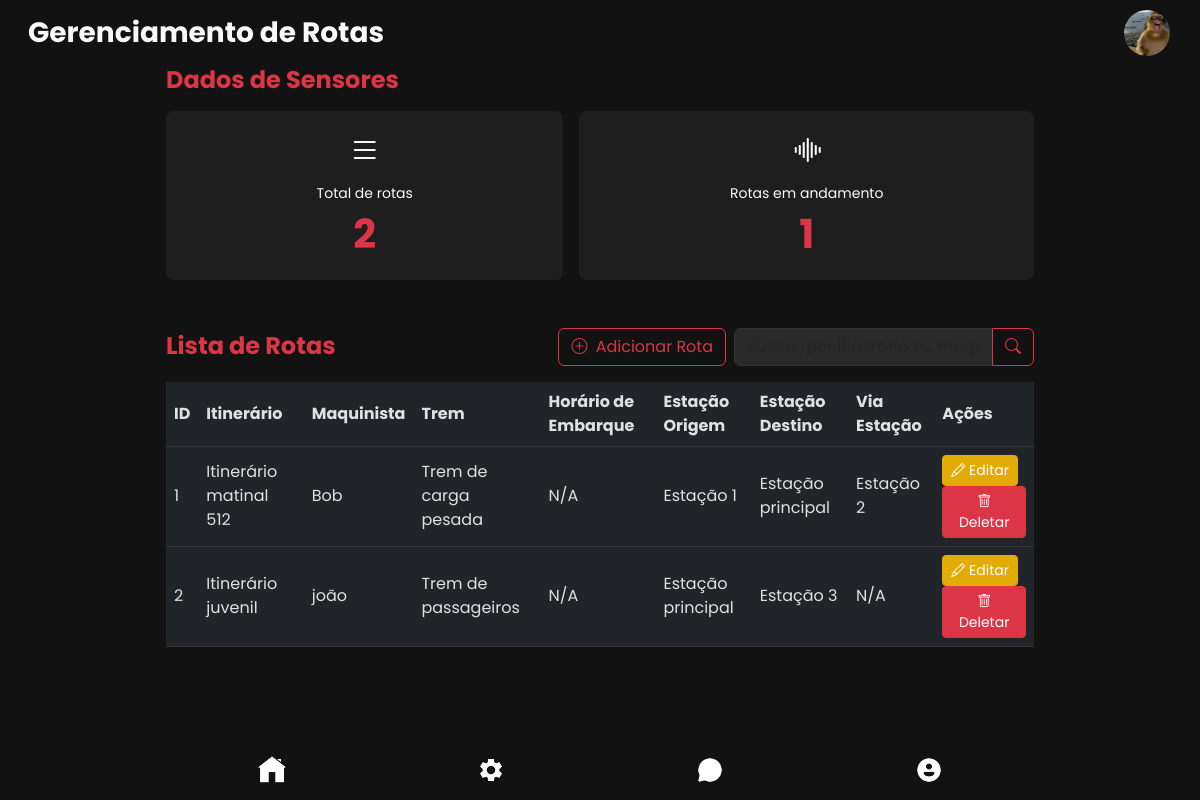
Screenshot of /public/adm/linhas.php (signed in) with the database file from the repository.
### tables this page shows
CREATE TABLE Rotas (
    id INT PRIMARY KEY AUTO_INCREMENT,
    itinerario_id INT NOT NULL,
    maquinista_id INT NOT NULL,
    trem_id INT NOT NULL,
    estacao_origem_id INT NOT NULL,
    estacao_destino_id INT NOT NULL,
    via_estacao_id INT, 
    FOREIGN KEY (itinerario_id) REFERENCES Itinerarios(id) ON DELETE CASCADE,
    FOREIGN KEY (maquinista_id) REFERENCES usuarios(id) ON DELETE CASCADE,
    FOREIGN KEY (trem_id) REFERENCES Trens(id) ON DELETE CASCADE,
    FOREIGN KEY (estacao_origem_id) REFERENCES Estacoes(id) ON DELETE RESTRICT,
    FOREIGN KEY (estacao_destino_id) REFERENCES Estacoes(id) ON DELETE RESTRICT,
    FOREIGN KEY (via_estacao_id) REFERENCES Estacoes(id) ON DELETE RESTRICT
);

CREATE TABLE itinerarios (
    id INT AUTO_INCREMENT PRIMARY KEY,
    nome VARCHAR(100) NOT NULL,  
    descricao TEXT,
    status ENUM('ativo', 'inativo') NOT NULL DEFAULT 'ativo'
);

CREATE TABLE usuarios (
    id INT AUTO_INCREMENT PRIMARY KEY,
    nome VARCHAR(100) NOT NULL,
    email VARCHAR(100) NOT NULL,
    telefone VARCHAR(15),
    senha VARCHAR(255) NOT NULL,
    cargo ENUM('usuario', 'administrador', 'maquinista') NOT NULL DEFAULT 'usuario',
    foto VARCHAR(255) DEFAULT '../../assets/img/perfil.png' NOT NULL
);

CREATE TABLE Trens (
    id INT PRIMARY KEY AUTO_INCREMENT,
    modelo VARCHAR (50) NOT NULL,
    tipo_carga VARCHAR(50) NOT NULL,
    status ENUM('Disponível', 'Em rota', 'Em manutenção')
);

CREATE TABLE estacoes (
    id INT AUTO_INCREMENT PRIMARY KEY,
    nome ENUM('Estação 1', 'Estação 2', 'Estação 3', 'Estação principal') NOT NULL,
    descricao VARCHAR(255)
);

### public/adm/linhas.php (the view, shortened to what this page needs)
<?php
require "../../config/bd.php";
$stmt_total = $conn->prepare("SELECT COUNT(*) as total FROM rotas");
$stmt_total->execute();
$total_rotas = $stmt_total->get_result()->fetch_assoc()['total'];
$stmt_andamento = $conn->prepare("SELECT COUNT(*) as total FROM trens WHERE status = 'Em rota'");
$stmt_andamento->execute();
$total_andamento = $stmt_andamento->get_result()->fetch_assoc()['total'];
$busca = $_GET['busca'] ?? '';
$where_clause = !empty($busca) ? "WHERE (i.nome LIKE ? OR u.nome LIKE ?)" : "";
$stmt_rotas = $conn->prepare("SELECT r.id, r.itinerario_id,
                                r.maquinista_id,
                                r.trem_id,
                                r.estacao_origem_id,
                                r.estacao_destino_id,
                                r.via_estacao_id,
                                i.nome AS itinerario,
                                u.nome AS maquinista,
                                t.modelo AS trem,
                                eo.nome AS estacao_origem,
                                ed.nome AS estacao_destino,
                                ev.nome AS via_estacao
    FROM rotas r
                              JOIN Itinerarios i ON r.itinerario_id = i.id
                              JOIN usuarios u ON r.maquinista_id = u.id
                              JOIN Trens t ON r.trem_id = t.id
                              JOIN Estacoes eo ON r.estacao_origem_id = eo.id
                              JOIN Estacoes ed ON r.estacao_destino_id = ed.id
                              LEFT JOIN Estacoes ev ON r.via_estacao_id = ev.id
                              $where_clause
                              ORDER BY r.id ASC
                              LIMIT 20");
$stmt_rotas->execute();
$rotas = $stmt_rotas->get_result()->fetch_all(MYSQLI_ASSOC);
?>
<!DOCTYPE html>
<html lang="pt-BR">
<head>
    <link href="https://cdn.jsdelivr.net/npm/bootstrap@5.3.0/dist/css/bootstrap.min.css" rel="stylesheet" />
    <link rel="stylesheet" href="https://cdn.jsdelivr.net/npm/bootstrap-icons@1.11.0/font/bootstrap-icons.css">
</head>
<body>
    <header class="bg-transparent">
        <nav class="navbar navbar-expand-lg navbar-dark bg-transparent px-3 py-2">
            <div class="container-fluid">
                <div class="d-flex justify-content-between align-items-center w-100">
                    <h1 class="text-light fw-bold mb-0 fs-3">Gerenciamento de Rotas</h1>
                    <img src="<?php echo htmlspecialchars($_SESSION['foto'] ?? '../../assets/img/perfil.png'); ?>" alt="Foto de perfil" class="pfp-img" />
                </div>
            </div>
        </nav>
    </header>
    <main class="container px-3" style="max-width: 900px; margin-bottom: 2rem;">
        <div class="stats mb-5">
            <div class="stats-titulo mb-3">
                <h3 class="text-danger fw-bold fs-4">Dados de Sensores</h3>
            </div>
            <div class="stats-grid d-flex flex-wrap justify-content-between gap-3">
                <div class="card card-hover d-flex flex-column align-items-center text-center rounded-3 flex-fill p-3">
                    <div class="stat-icon mb-2">
                        <i class="bi bi-list"></i>
                    </div>
                    <div class="stat-text w-100">
                        <div class="stat-label text-light small">Total de rotas</div>
                        <div class="stat-number"><?php echo number_format($total_rotas); ?></div>
                    </div>
                </div>
                <div class="card card-hover d-flex flex-column align-items-center text-center rounded-3 flex-fill p-3">
                    <div class="stat-icon mb-2">
                        <i class="bi bi-soundwave"></i>
                    </div>
                    <div class="stat-text w-100">
                        <div class="stat-label text-light small">Rotas em andamento</div>
                        <div class="stat-number"><?php echo number_format($total_andamento); ?></div>
                    </div>
                </div>
            </div>
        </div>
        <div class="atividades mb-5">
            <div class="d-flex justify-content-between align-items-center mb-3">
                <h3 class="text-danger fw-bold fs-4 mb-0">Lista de Rotas</h3>
                <div class="d-flex gap-2">
                    <button class="btn btn-outline-danger" onclick="limparModalParaAdicionar()" data-bs-toggle="modal" data-bs-target="#editarModal">
                        <i class="bi bi-plus-circle me-1"></i> Adicionar Rota
                    </button>
                    <div class="input-group" style="max-width: 300px;">
                        <input type="text" class="form-control" id="buscaInput" placeholder="Buscar por itinerário ou maquinista..." value="<?php echo htmlspecialchars($busca); ?>">
                        <button class="btn btn-outline-danger" onclick="filtrarRotas()"><i class="bi bi-search"></i></button>
                    </div>
                </div>
            </div>
            <div class="table-responsive">
                <table class="table table-dark table-hover" id="rotasTable">
                    <thead>
                        <tr>
                            <th>ID</th>
                            <th>Itinerário</th>
                            <th>Maquinista</th>
                            <th>Trem</th>
                            <th>Horário de Embarque</th>
                            <th>Estação Origem</th>
                            <th>Estação Destino</th>
                            <th>Via Estação</th>
                            <th>Ações</th>
                        </tr>
                    </thead>
                    <tbody>
                        <?php if (!empty($rotas)): ?>
                            <?php foreach ($rotas as $rota): ?>
                                <tr data-itinerario="<?php echo strtolower($rota['itinerario']); ?>" data-maquinista="<?php echo strtolower($rota['maquinista']); ?>">
                                    <td><?php echo $rota['id']; ?></td>
                                    <td><?php echo htmlspecialchars($rota['itinerario']); ?></td>
                                    <td><?php echo htmlspecialchars($rota['maquinista']); ?></td>
                                    <td><?php echo htmlspecialchars($rota['trem']); ?></td>
                                    <td><?php echo htmlspecialchars($embarque['horario_embarque'] ?? 'N/A'); ?></td>
                                    <td><?php echo htmlspecialchars($rota['estacao_origem']); ?></td>
                                    <td><?php echo htmlspecialchars($rota['estacao_destino']); ?></td>
                                    <td><?php echo htmlspecialchars($rota['via_estacao'] ?? 'N/A'); ?></td>
                                    <td>
                                        <button class="btn btn-sm btn-warning me-1"
                                            onclick="editarRota(<?php echo $rota['id']; ?>,<?php echo $rota['itinerario_id']; ?>,<?php echo $rota['maquinista_id']; ?>,<?php echo $rota['trem_id']; ?>,<?php echo $rota['estacao_origem_id']; ?>,<?php echo $rota['estacao_destino_id']; ?>,<?php echo $rota['via_estacao_id'] ?? 'null'; ?>,null)">
                                            <i class="bi bi-pencil"></i> Editar
                                        </button>
                                        <form method="POST" action="model/linha.php?id=<?php echo $rota['id']; ?>" style="display: inline;" onsubmit="return confirm('Deletar esta rota? Ação irreversível!');">
                                            <button type="submit" class="btn btn-sm btn-danger" name="deletar"><i class="bi bi-trash"></i> Deletar</button>
                                        </form>
                                    </td>
                                </tr>
                            <?php endforeach; ?>
                        <?php else: ?>
                            <tr>
                                <td colspan="9" class="text-center text-light">Nenhuma rota encontrada.</td>
                            </tr>
                        <?php endif; ?>
                    </tbody>
                </table>
            </div>
        </div>
    </main>
    <footer class="rodape position-fixed bottom-0 w-100 py-2 px-3">
        <div class="container d-flex justify-content-around align-items-center" style="max-width: 900px;">
            <a href="home.php" class="footer-icon text-center text-decoration-none p-2" aria-label="Início">
                <img src="../../assets/img/casa.png" alt="Início" />
            </a>
            <a href="gerenciamento.php" class="footer-icon text-center text-decoration-none p-2" aria-label="Gerenciamento">
                <img src="../../assets/img/gerenciamento.png" alt="Gerenciamento" />
            </a>
            <a href="chat.php" class="footer-icon text-center text-decoration-none p-2" aria-label="Chat">
                <img src="../../assets/img/chat.png" alt="Chat" />
            </a>
            <a href="perfil.php" class="footer-icon text-center text-decoration-none p-2" aria-label="Perfil">
                <img src="../../assets/img/perfil.png" alt="Perfil" />
            </a>
        </div>
    </footer>
</body>
</html>

### public/adm/linhas.php (style rules this page uses)
body { font-family: 'Poppins', sans-serif; background-color: #121212; color: #e0e0e0; min-height: 100vh; padding-bottom: 70px; }
.card-hover { background-color: #1e1e1e !important; transition: background-color 0.3s ease; border: none; }
.pfp-img { width: 50px; height: 50px; object-fit: cover; border-radius: 50%; border: 2px solid transparent; transition: border-color 0.3s ease; }
.footer-icon img { width: 28px; height: 28px; filter: brightness(0) invert(1); transition: filter 0.3s ease; }
.rodape { background-color: #121212; border: none; box-shadow: none; z-index: 1000; }
.stat-number { font-size: 2.5rem; font-weight: bold; color: #dc3545; }
.stat-icon i { font-size: 2rem; color: #fff; }
.table-dark { background-color: #1e1e1e; }
.table-dark th, .table-dark td { border-color: #333; color: #e0e0e0; vertical-align: middle; }
.form-control, .form-select { background-color: #2a2a2a; border-color: #333; color: #e0e0e0; }
.btn-warning { background-color: #e2ab05ff; border-color: #e2ab05ff; color: #fff; }
.btn-danger { background-color: #dc3545; border-color: #dc3545; }

### rows the page displays
rotas: id "1", itinerario.nome "Itinerário matinal 512", maquinista.nome "Bob", trem.modelo "Trem de carga pesada", estacao_origem.nome "Estação 1", estacao_destino.nome "Estação principal", via_estacao.nome "Estação 2"
rotas: id "2", itinerario.nome "Itinerário juvenil", maquinista.nome "joão", trem.modelo "Trem de passageiros", estacao_origem.nome "Estação principal", estacao_destino.nome "Estação 3", via_estacao "N/A"

### other values shown
$total_rotas "2"
$total_andamento "1"
